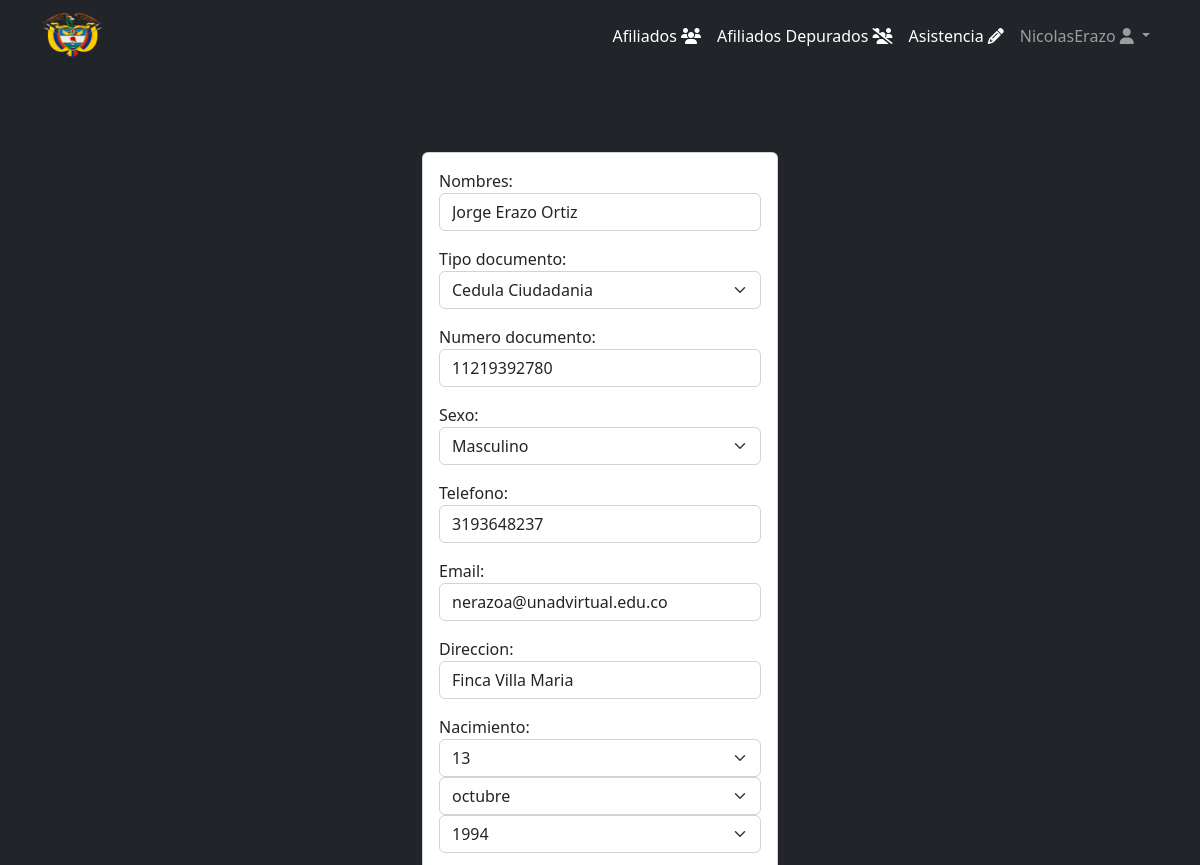
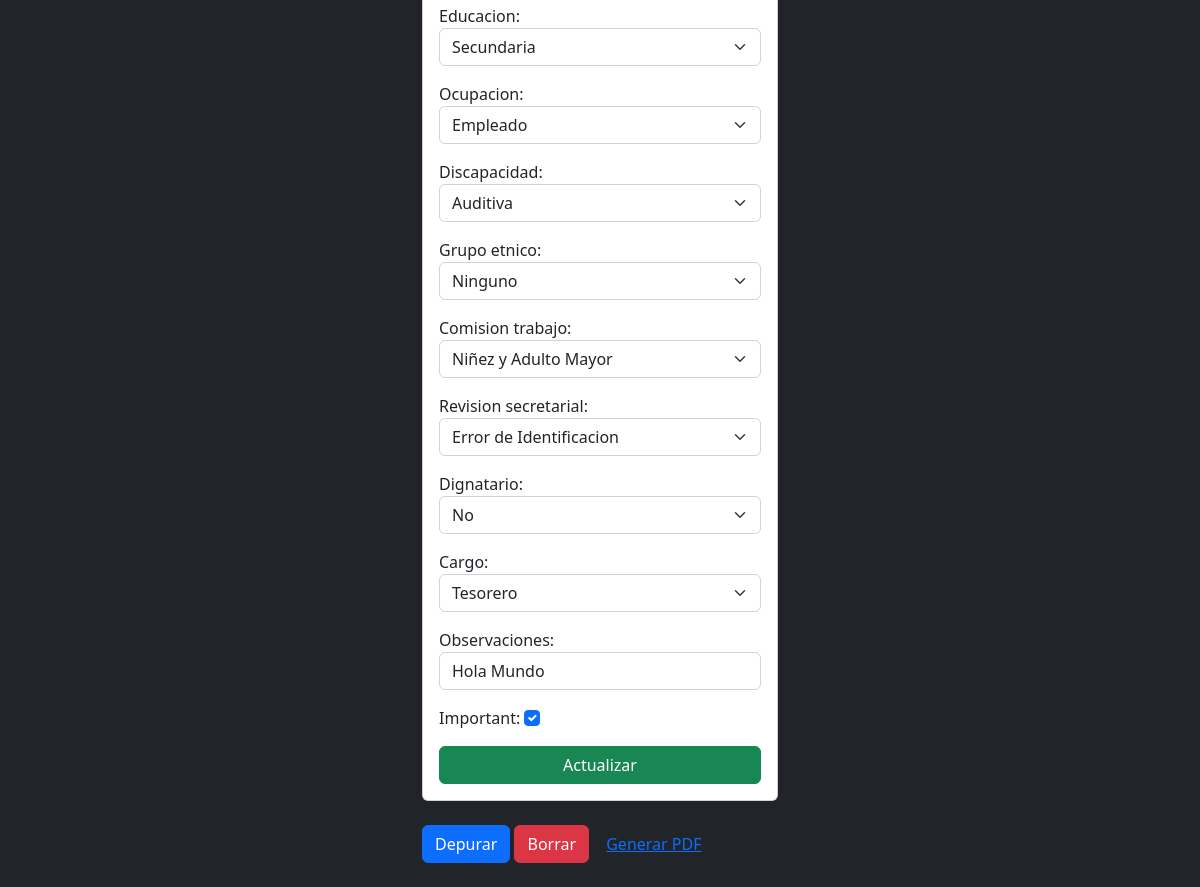
Page /afiliados/2/ (signed in) on the committed database (2 pictures, top to bottom).
### libro/models.py (models this page shows, shortened)
class Afiliado(models.Model):
    nombres = models.TextField(max_length=100)
    tipo_documento = models.TextField(max_length=100)
    numero_documento = models.BigIntegerField()
    sexo = models.CharField(max_length=10)
    telefono = models.BigIntegerField()
    email = models.EmailField(max_length=100)
    direccion = models.TextField(max_length=100)
    nacimiento = models.DateField(blank=True)
    educacion = models.TextField(max_length=100)
    ocupacion = models.TextField(max_length=100)
    discapacidad = models.TextField(max_length=100)
    grupo_etnico = models.TextField(max_length=100)
    comision_trabajo = models.TextField(max_length=100)
    revision_secretarial = models.TextField(max_length=100)
    dignatario = models.TextField(max_length=100)
    cargo = models.TextField(max_length=100)
    observaciones = models.TextField(blank=True, max_length=100)
    created = models.DateTimeField(auto_now_add=True)
    datecompleted = models.DateTimeField(null=True, blank=True)
    important = models.BooleanField(default=False)
    user = models.ForeignKey(User, on_delete=models.CASCADE)

### libro/views.py (the view, shortened to what this page needs)
# urls.py: path('afiliados/<int:afiliado_id>/', views.afiliado_detail, name='afiliado_detail'),
@login_required
def afiliado_detail(request, afiliado_id):
    if request.method == 'GET':
        afiliado = get_object_or_404(
            Afiliado, pk=afiliado_id, user=request.user)
        form = crearAfiliado(instance=afiliado)
        return render(request, 'afiliado_detail.html', {'afiliado': afiliado, 'form': form})

### libro/templates/afiliado_detail.html (shortened to what this page needs)
{% extends 'base.html' %}
{% block content %}
<main class="container py-4">
    <div class="row">
        <div class="col-md-4 offset-md-4">
            <h1 class="text-center">Editar Afiliado</h1>
            <form method="POST"class="card card-body">
                {{form.as_p}}
                <button class="btn btn-success">Actualizar</button>
            </form>
            <div class="mt-4 d-flex">
                <form action="{% url 'afiliado_completed' afiliado.id %}" method="POST">
                    <button class="btn btn-primary">Depurar</button>
                </form>
                <form action="{% url 'afiliado_delete' afiliado.id %}" method="POST">
                    <button class="btn btn-danger">Borrar</button>
                </form>
                <form action="{% url 'afiliado_pdf' afiliado.id %}" method="POST">
                    <button class="btn btn-link">Generar PDF</button>
                </form>
            </div>
        </div>
    </div>
</main>
{% endblock %}

### libro/templates/base.html (shortened to what this page needs)
<!DOCTYPE html>
<html lang="en">
{% load static %}
<head>
    <link rel="stylesheet" href="{% static 'css/heroes.css' %}">
    <link rel="stylesheet" href="{% static 'css/navbar-top-fixed.css' %}">
    <link rel="stylesheet" href="https://cdn.jsdelivr.net/npm/bootstrap@5.2.1/dist/css/bootstrap.min.css">
</head>
<body style="background: #212529;">
<nav class="navbar navbar-expand-md navbar-dark bg-dark fixed-top">
    <div class="container fluid">
      <a class="navbar-brand" href="/"><img src="{% static 'img/EscudoColombia.png' %}" alt="Home" width="60" height="45"></a>
      <div class="collapse navbar-collapse" id="navbarNavAltMarkup">
            <div class="navbar-nav ms-auto">
                {% if user.is_authenticated %}
                <a class="nav-link active" href="/afiliados">Afiliados <i class="fa-solid fa-users"></i></a>
                <a class="nav-link active" href="/afiliados_completed">Afiliados Depurados <i class="fa-solid fa-users-slash"></i></a>
                <a class="nav-link active" href="/asistencia">Asistencia <i class="fa-solid fa-pencil"></i></a>
                <li class="nav-item dropdown">
                  <a class="nav-link dropdown-toggle" href="#" id="navbarDropdown" role="button" data-bs-toggle="dropdown" aria-expanded="false">
                    {{ user.get_username }} <i class="fa-solid fa-user"></i>
                  </a>
                </li>
                {% else %}
                <a class="nav-link active" href="/signin"><i class="fa-solid fa-right-to-bracket"></i></a>
                {% endif %}
            </div>
          </div>
        </div>
    </nav>
    {% block content %}
    {% endblock %}
</body>
</html>

### libro/static/css/navbar-top-fixed.css (style rules this page uses)
body { min-height: 40rem; padding-top: 4.5rem; }

### rows in the picture
Afiliado: nombres "Jorge Erazo Ortiz", tipo_documento "Cedula Ciudadania", numero_documento "11219392780", sexo "Masculino", telefono "3193648237", email "nerazoa@unadvirtual.edu.co", direccion "Finca Villa Maria", educacion "Secundaria", ocupacion "Empleado", discapacidad "Auditiva", grupo_etnico "Ninguno", comision_trabajo "Niñez y Adulto Mayor", revision_secretarial "Error de Identificacion", dignatario "No", cargo "Tesorero", observaciones "Hola Mundo", important "☑"

### other values in the picture
{{ user.get_username }} "NicolasErazo"
